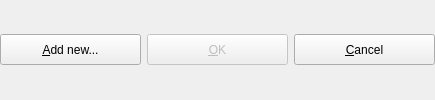
    <widget class="QFrame" name="GUI_ButtonsLayout">
     <property name="frameShape">
      <enum>QFrame::NoFrame</enum>
     </property>
     <property name="frameShadow">
      <enum>QFrame::Raised</enum>
     </property>
     <layout class="QHBoxLayout" name="horizontalLayout">
      <property name="spacing">
       <number>6</number>
      </property>
      <property name="leftMargin">
       <number>0</number>
      </property>
      <property name="topMargin">
       <number>0</number>
      </property>
      <property name="rightMargin">
       <number>0</number>
      </property>
      <property name="bottomMargin">
       <number>0</number>
      </property>
      <item>
       <widget class="QPushButton" name="GUI_AddBtn">
        <property name="enabled">
         <bool>true</bool>
        </property>
        <property name="minimumSize">
         <size>
          <width>141</width>
          <height>31</height>
         </size>
        </property>
        <property name="font">
         <font>
          <weight>50</weight>
          <bold>false</bold>
         </font>
        </property>
        <property name="toolTip">
         <string>Add a new benchmark or game.</string>
        </property>
        <property name="text">
         <string>&amp;Add new...</string>
        </property>
        <property name="autoDefault">
         <bool>false</bool>
        </property>
       </widget>
      </item>
      <item>
       <widget class="QPushButton" name="GUI_OKBtn">
        <property name="enabled">
         <bool>false</bool>
        </property>
        <property name="minimumSize">
         <size>
          <width>141</width>
          <height>31</height>
         </size>
        </property>
        <property name="font">
         <font>
          <weight>50</weight>
          <bold>false</bold>
         </font>
        </property>
        <property name="text">
         <string>&amp;OK</string>
        </property>
        <property name="autoDefault">
         <bool>false</bool>
        </property>
        <property name="default">
         <bool>true</bool>
        </property>
       </widget>
      </item>
      <item>
       <widget class="QPushButton" name="GUI_CancelBtn">
        <property name="enabled">
         <bool>true</bool>
        </property>
        <property name="minimumSize">
         <size>
          <width>141</width>
          <height>31</height>
         </size>
        </property>
        <property name="font">
         <font>
          <weight>50</weight>
          <bold>false</bold>
         </font>
        </property>
        <property name="text">
         <string>&amp;Cancel</string>
        </property>
        <property name="autoDefault">
         <bool>false</bool>
        </property>
       </widget>
      </item>
     </layout>
    </widget>
